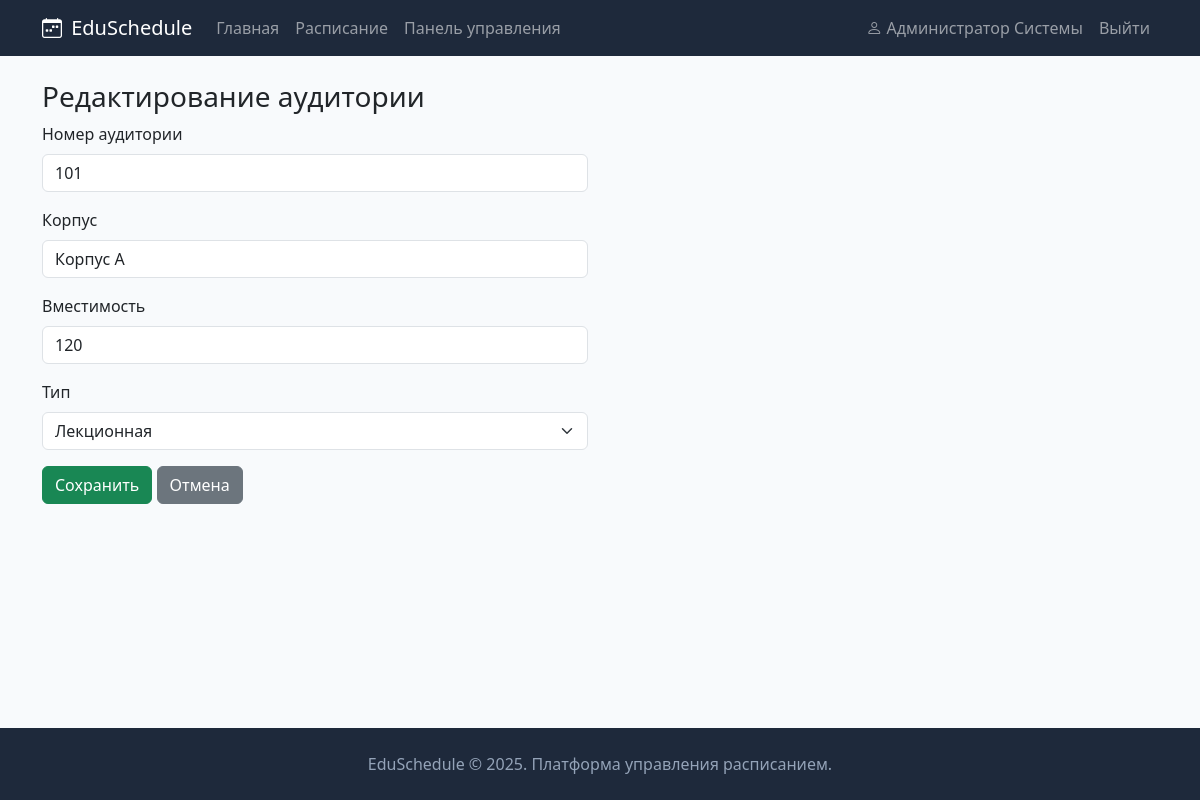
/admin/rooms/edit/1 (signed in), run on the app's committed database.
### app/models.py (models this page shows, shortened)
class User(db.Model, UserMixin):
    __tablename__ = 'users'
    id = db.Column(db.Integer, primary_key=True)
    username = db.Column(db.String(80), unique=True, nullable=False)
    password_hash = db.Column(db.String(256), nullable=False)
    full_name = db.Column(db.String(150), nullable=False)
    email = db.Column(db.String(120), unique=True, nullable=False)
    role = db.Column(db.String(20), nullable=False, default='student')
    group_id = db.Column(db.Integer, db.ForeignKey('groups.id'), nullable=True)
    created_at = db.Column(db.DateTime, default=datetime.utcnow)

class Room(db.Model):
    __tablename__ = 'rooms'
    id = db.Column(db.Integer, primary_key=True)
    number = db.Column(db.String(20), nullable=False)
    building = db.Column(db.String(100))
    capacity = db.Column(db.Integer, default=30)
    room_type = db.Column(db.String(50), default='Лекционная')
    lessons = db.relationship('Lesson', backref='room', lazy=True, cascade='all, delete-orphan')

### app/routes.py (the view, shortened to what this page needs)
@app.route('/admin/rooms/edit/<int:id>', methods=['GET', 'POST'])
@login_required
@admin_required
def admin_room_edit(id):
    r = Room.query.get_or_404(id)
    return render_template('admin/room_form.html', room=r)

### app/models.py (called while the page is built)
@login_manager.user_loader
def load_user(user_id):
    return User.query.get(int(user_id))

### app/routes.py (called while the page is built)
def admin_required(f):
    @wraps(f)
    def wrapper(*args, **kwargs):
        if not current_user.is_authenticated or current_user.role != 'admin':
            flash('Доступ запрещён', 'danger')
            return redirect(url_for('index'))
        return f(*args, **kwargs)
    return wrapper

@app.context_processor
def inject_globals():
    return dict(days=DAYS, time_slots=TIME_SLOTS)

### app/templates/admin/room_form.html (shortened to what this page needs)
{% extends "base.html" %}
{% block content %}
<h3>{% if room %}Редактирование аудитории{% else %}Добавление аудитории{% endif %}</h3>
<div class="row">
    <div class="col-md-6">
        <form method="POST">
            <div class="mb-3">
                <label for="number" class="form-label">Номер аудитории</label>
                <input type="text" class="form-control" id="number" name="number"
                       value="{{ room.number if room else '' }}" required>
            </div>
            <div class="mb-3">
                <label for="building" class="form-label">Корпус</label>
                <input type="text" class="form-control" id="building" name="building"
                       value="{{ room.building if room else '' }}">
            </div>
            <div class="mb-3">
                <label for="capacity" class="form-label">Вместимость</label>
                <input type="number" class="form-control" id="capacity" name="capacity"
                       value="{{ room.capacity if room else 30 }}" min="1">
            </div>
            <div class="mb-3">
                <label for="room_type" class="form-label">Тип</label>
                <select class="form-select" id="room_type" name="room_type">
                    {% for rt in ['Лекционная', 'Практическая', 'Лаборатория', 'Компьютерный класс'] %}
                    <option value="{{ rt }}" {% if room and room.room_type == rt %}selected{% endif %}>{{ rt }}</option>
                    {% endfor %}
                </select>
            </div>
            <button type="submit" class="btn btn-success">Сохранить</button>
            <a href="{{ url_for('admin_rooms') }}" class="btn btn-secondary">Отмена</a>
        </form>
    </div>
</div>
{% endblock %}

### app/templates/base.html (shortened to what this page needs)
<!DOCTYPE html>
<html lang="ru">
<head>
    <link href="https://cdn.jsdelivr.net/npm/bootstrap@5.3.2/dist/css/bootstrap.min.css" rel="stylesheet">
    <link href="https://cdn.jsdelivr.net/npm/bootstrap-icons@1.11.1/font/bootstrap-icons.css" rel="stylesheet">
    <link href="{{ url_for('static', filename='css/style.css') }}" rel="stylesheet">
</head>
<body>
    <nav class="navbar navbar-expand-lg navbar-dark">
        <div class="container">
            <a class="navbar-brand" href="{{ url_for('index') }}">
                <i class="bi bi-calendar-week"></i> EduSchedule
            </a>
            <div class="collapse navbar-collapse" id="navbarNav">
                <ul class="navbar-nav me-auto">
                    <li class="nav-item">
                        <a class="nav-link" href="{{ url_for('index') }}">Главная</a>
                    </li>
                    <li class="nav-item">
                        <a class="nav-link" href="{{ url_for('schedule') }}">Расписание</a>
                    </li>
                    {% if current_user.is_authenticated and current_user.role == 'admin' %}
                    <li class="nav-item">
                        <a class="nav-link" href="{{ url_for('admin_dashboard') }}">Панель управления</a>
                    </li>
                    {% endif %}
                </ul>
                <ul class="navbar-nav">
                    {% if current_user.is_authenticated %}
                    <li class="nav-item">
                        <a class="nav-link" href="{{ url_for('profile') }}">
                            <i class="bi bi-person"></i> {{ current_user.full_name }}
                        </a>
                    </li>
                    <li class="nav-item">
                        <a class="nav-link" href="{{ url_for('logout') }}">Выйти</a>
                    </li>
                    {% endif %}
                </ul>
            </div>
        </div>
    </nav>
    <main class="container mt-4">
        {% block content %}{% endblock %}
    </main>
    <footer class="mt-5 py-4 text-center">
        <div class="container">
            <p class="mb-0">EduSchedule &copy; 2025. Платформа управления расписанием.</p>
        </div>
    </footer>
</body>
</html>

### app/static/css/style.css (style rules this page uses)
:root { --dark-bg: #1e293b; --dark-bg-hover: #334155; --body-bg: #f8fafc; --border-color: #e2e8f0; --text-muted-custom: #94a3b8; }
body { min-height: 100vh; display: flex; flex-direction: column; background-color: var(--body-bg); }
main { flex: 1; }
.navbar { background-color: var(--dark-bg) !important; }
.navbar-brand i { margin-right: 4px; }
footer { margin-top: auto; background-color: var(--dark-bg) !important; }
footer p { color: var(--text-muted-custom) !important; }

### data on the page
User: full_name "Администратор Системы"
Room: number "101", building "Корпус А", capacity "120", room_type "Лекционная"
